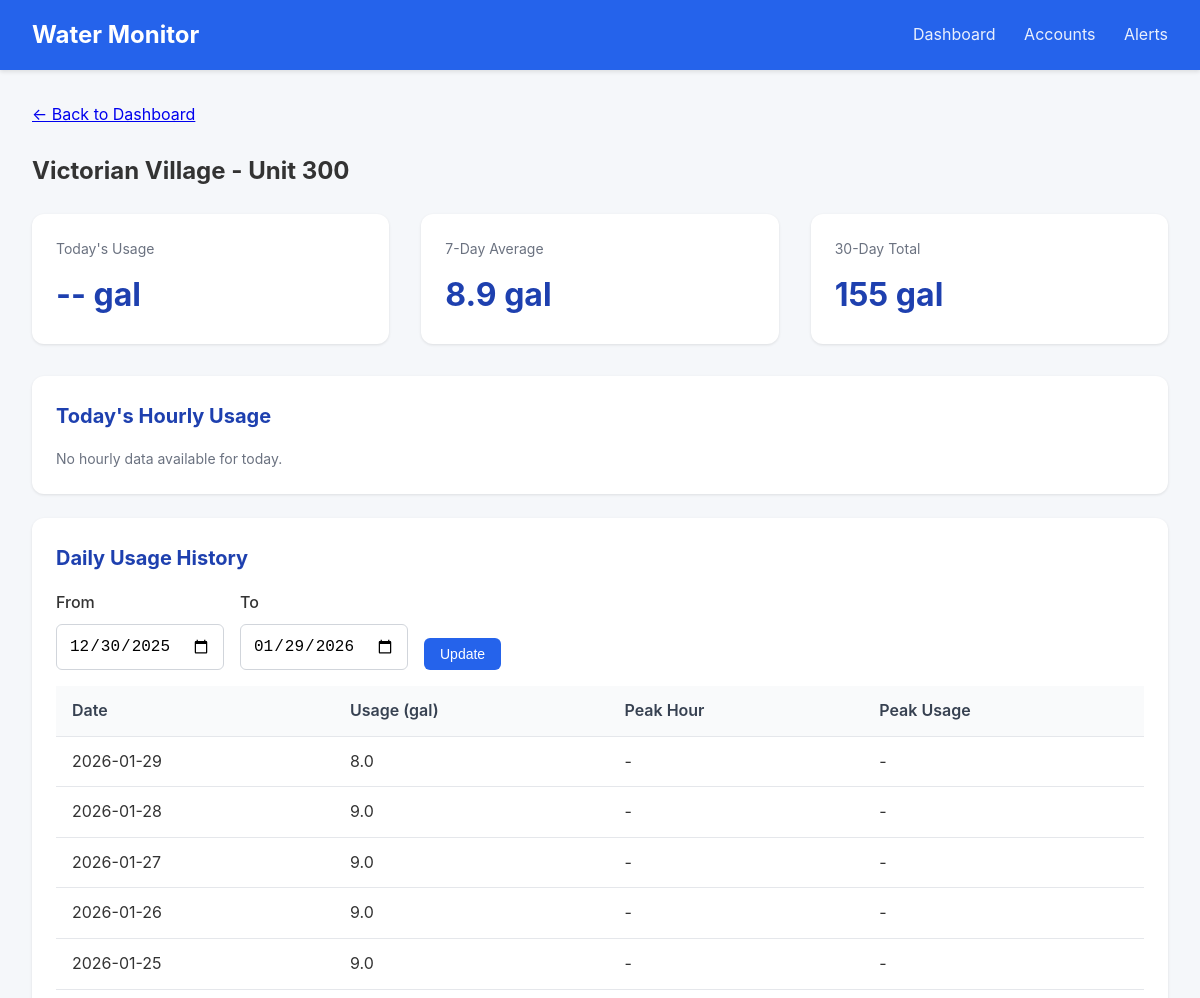
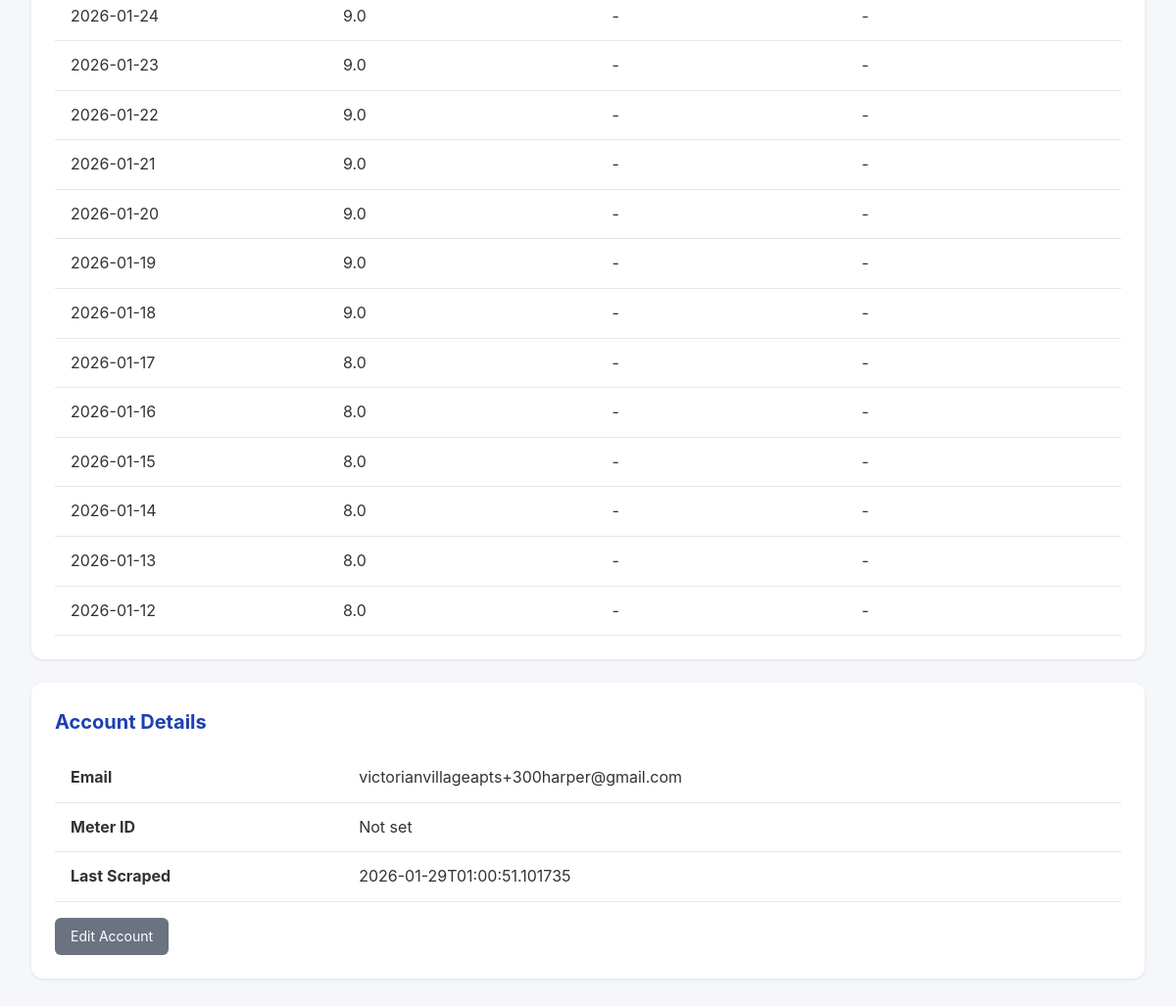
/meter/2, run on the app's committed database (2 pictures, top to bottom).
### tables this page shows
CREATE TABLE accounts (
                id INTEGER PRIMARY KEY AUTOINCREMENT,
                email TEXT UNIQUE NOT NULL,
                password_encrypted TEXT NOT NULL,
                meter_id TEXT,
                account_number TEXT,
                address TEXT,
                building_name TEXT,
                unit_number TEXT,
                is_active INTEGER DEFAULT 1,
                last_scraped TIMESTAMP,
                created_at TIMESTAMP DEFAULT CURRENT_TIMESTAMP
            , avg_12mo REAL, monthly_usage REAL, unit_count INTEGER DEFAULT 1, leak_alerts INTEGER DEFAULT 1, min_overage_pct INTEGER DEFAULT 10);

CREATE TABLE daily_summaries (
                id INTEGER PRIMARY KEY AUTOINCREMENT,
                account_id INTEGER NOT NULL,
                reading_date DATE NOT NULL,
                total_usage_gallons REAL,
                peak_hour INTEGER,
                peak_usage_gallons REAL,
                created_at TIMESTAMP DEFAULT CURRENT_TIMESTAMP,
                FOREIGN KEY (account_id) REFERENCES accounts(id),
                UNIQUE(account_id, reading_date)
            );

### app.py (the view)
@app.route('/meter/<int:account_id>')
def meter_detail(account_id):
    account = db.get_account(account_id)
    if not account:
        flash('Meter not found', 'error')
        return redirect(url_for('dashboard'))
    end_date = date.today()
    start_date = end_date - timedelta(days=30)
    if request.args.get('start_date'):
        start_date = datetime.strptime(request.args.get('start_date'), '%Y-%m-%d').date()
    if request.args.get('end_date'):
        end_date = datetime.strptime(request.args.get('end_date'), '%Y-%m-%d').date()
    daily_data = db.get_daily_summaries(account_id, start_date, end_date)
    hourly_data = db.get_hourly_readings(account_id, date.today())
    return render_template('meter_detail.html',
                           account=account,
                           daily_data=daily_data,
                           hourly_data=hourly_data,
                           start_date=start_date,
                           end_date=end_date)

### database.py (called while the page is built)
@contextmanager
def get_db():
    conn = sqlite3.connect(config.DATABASE_PATH)
    conn.row_factory = sqlite3.Row
    try:
        yield conn
        conn.commit()
    finally:
        conn.close()

def get_account(account_id: int) -> Optional[dict]:
    with get_db() as conn:
        cursor = conn.cursor()
        cursor.execute('SELECT * FROM accounts WHERE id = ?', (account_id,))
        row = cursor.fetchone()
        if row:
            return dict(row)
    return None

def get_hourly_readings(account_id: int, reading_date: date) -> list:
    with get_db() as conn:
        cursor = conn.cursor()
        cursor.execute('''
            SELECT * FROM hourly_readings
            WHERE account_id = ? AND reading_date = ?
            ORDER BY hour
        ''', (account_id, reading_date))
        return [dict(row) for row in cursor.fetchall()]

def get_daily_summaries(account_id: int, start_date: date = None, end_date: date = None) -> list:
    with get_db() as conn:
        cursor = conn.cursor()
        query = 'SELECT * FROM daily_summaries WHERE account_id = ?'
        params = [account_id]
        if start_date:
            query += ' AND reading_date >= ?'
            params.append(start_date)
        if end_date:
            query += ' AND reading_date <= ?'
            params.append(end_date)
        query += ' ORDER BY reading_date DESC'
        cursor.execute(query, params)
        return [dict(row) for row in cursor.fetchall()]

### templates/meter_detail.html (shortened to what this page needs)
{% extends "base.html" %}
{% block content %}
<div style="margin-bottom: 1.5rem;">
    <a href="{{ url_for('dashboard') }}">&larr; Back to Dashboard</a>
</div>
<h2 style="margin-bottom: 1.5rem;">
    {{ account.building_name or 'Unknown Building' }} - Unit {{ account.unit_number or 'N/A' }}
</h2>
<div class="stats">
    <div class="stat-card">
        <div class="label">Today's Usage</div>
        <div class="value">
            {% if daily_data and daily_data[0].reading_date == today %}
                {{ "%.1f"|format(daily_data[0].total_usage_gallons or 0) }} gal
            {% else %}
                -- gal
            {% endif %}
        </div>
    </div>
    <div class="stat-card">
        <div class="label">7-Day Average</div>
        <div class="value">
            {% set week_total = daily_data[:7]|sum(attribute='total_usage_gallons') %}
            {{ "%.1f"|format(week_total / 7) if daily_data else '--' }} gal
        </div>
    </div>
    <div class="stat-card">
        <div class="label">30-Day Total</div>
        <div class="value">
            {% set month_total = daily_data|sum(attribute='total_usage_gallons') %}
            {{ "%.0f"|format(month_total) if daily_data else '--' }} gal
        </div>
    </div>
</div>
<div class="card">
    <h2>Today's Hourly Usage</h2>
    {% if hourly_data %}
    <div style="display: flex; align-items: flex-end; height: 200px; gap: 4px; padding: 1rem 0;">
        {% set max_hourly = hourly_data|map(attribute='usage_gallons')|max or 1 %}
        {% for hour in hourly_data %}
        <div style="flex: 1; display: flex; flex-direction: column; align-items: center;">
            <div style="background: #2563eb; width: 100%;
                        height: {{ (hour.usage_gallons or 0) / max_hourly * 150 }}px;
                        border-radius: 4px 4px 0 0;"></div>
            <div style="font-size: 0.7rem; color: #6b7280; margin-top: 4px;">{{ hour.hour }}</div>
        </div>
        {% endfor %}
    </div>
    <p class="text-muted">Hours (0-23)</p>
    {% else %}
    <p class="text-muted">No hourly data available for today.</p>
    {% endif %}
</div>
<div class="card">
    <h2>Daily Usage History</h2>
    <form method="GET" style="display: flex; gap: 1rem; margin-bottom: 1rem;">
        <div class="form-group" style="margin-bottom: 0;">
            <label for="start_date">From</label>
            <input type="date" id="start_date" name="start_date" value="{{ start_date }}">
        </div>
        <div class="form-group" style="margin-bottom: 0;">
            <label for="end_date">To</label>
            <input type="date" id="end_date" name="end_date" value="{{ end_date }}">
        </div>
        <div class="form-group" style="margin-bottom: 0; display: flex; align-items: flex-end;">
            <button type="submit" class="btn btn-primary">Update</button>
        </div>
    </form>
    {% if daily_data %}
    <table>
        <thead>
            <tr>
                <th>Date</th>
                <th>Usage (gal)</th>
                <th>Peak Hour</th>
                <th>Peak Usage</th>
            </tr>
        </thead>
        <tbody>
            {% for day in daily_data %}
            <tr>
                <td>{{ day.reading_date }}</td>
                <td>{{ "%.1f"|format(day.total_usage_gallons or 0) }}</td>
                <td>{{ day.peak_hour if day.peak_hour is not none else '-' }}{% if day.peak_hour is not none %}:00{% endif %}</td>
                <td>{{ "%.1f"|format(day.peak_usage_gallons or 0) if day.peak_usage_gallons else '-' }}</td>
            </tr>
            {% endfor %}
        </tbody>
    </table>
    {% else %}
    <p class="text-muted">No usage data available for this period.</p>
    {% endif %}
</div>
<div class="card">
    <h2>Account Details</h2>
    <table>
        <tr><td><strong>Email</strong></td><td>{{ account.email }}</td></tr>
        <tr><td><strong>Meter ID</strong></td><td>{{ account.meter_id or 'Not set' }}</td></tr>
        <tr><td><strong>Last Scraped</strong></td><td>{{ account.last_scraped or 'Never' }}</td></tr>
    </table>
    <div class="mt-4">
        <a href="{{ url_for('edit_account', account_id=account.id) }}" class="btn btn-secondary">Edit Account</a>
    </div>
</div>
{% endblock %}

### templates/base.html (style rules this page uses)
* { box-sizing: border-box; margin: 0; padding: 0; }
body { font-family: -apple-system, BlinkMacSystemFont, 'Segoe UI', Roboto, Oxygen, Ubuntu, sans-serif; background: #f5f7fa; color: #333; line-height: 1.6; }
.card { background: white; border-radius: 12px; box-shadow: 0 1px 3px rgba(0,0,0,0.1); padding: 1.5rem; margin-bottom: 1.5rem; }
.card h2 { margin-bottom: 1rem; color: #1e40af; font-size: 1.25rem; }
.stats { display: flex; gap: 2rem; margin-bottom: 2rem; }
.stat-card { background: white; border-radius: 12px; padding: 1.5rem; box-shadow: 0 1px 3px rgba(0,0,0,0.1); flex: 1; }
.stat-card .label { color: #6b7280; font-size: 0.875rem; margin-bottom: 0.5rem; }
.stat-card .value { font-size: 2rem; font-weight: 700; color: #1e40af; }
table { width: 100%; border-collapse: collapse; }
th, td { padding: 0.75rem 1rem; text-align: left; border-bottom: 1px solid #e5e7eb; }
th { background: #f9fafb; font-weight: 600; color: #374151; }
.btn { display: inline-block; padding: 0.5rem 1rem; border-radius: 6px; text-decoration: none; font-size: 0.875rem; cursor: pointer; border: none; }
.btn-primary { background: #2563eb; color: white; }
.btn-secondary { background: #6b7280; color: white; }
.form-group { margin-bottom: 1rem; }
.form-group label { display: block; margin-bottom: 0.5rem; font-weight: 500; }
.form-group input, .form-group select { width: 100%; padding: 0.75rem; border: 1px solid #d1d5db; border-radius: 6px; font-size: 1rem; }
.text-muted { color: #6b7280; font-size: 0.875rem; }
.mt-4 { margin-top: 1rem; }

### data on the page
accounts: building_name "Victorian Village", unit_number "300", email "victorianvillageapts+300harper@gmail.com", last_scraped "2026-01-29T01:00:51.101735"
daily_summaries: reading_date "2026-01-29", total_usage_gallons "8.0", peak_hour "-", peak_usage_gallons "-"
daily_summaries: reading_date "2026-01-28", total_usage_gallons "9.0", peak_hour "-", peak_usage_gallons "-"
daily_summaries: reading_date "2026-01-27", total_usage_gallons "9.0", peak_hour "-", peak_usage_gallons "-"
daily_summaries: reading_date "2026-01-26", total_usage_gallons "9.0", peak_hour "-", peak_usage_gallons "-"
daily_summaries: reading_date "2026-01-25", total_usage_gallons "9.0", peak_hour "-", peak_usage_gallons "-"
daily_summaries: reading_date "2026-01-24", total_usage_gallons "9.0", peak_hour "-", peak_usage_gallons "-"
daily_summaries: reading_date "2026-01-23", total_usage_gallons "9.0", peak_hour "-", peak_usage_gallons "-"
daily_summaries: reading_date "2026-01-22", total_usage_gallons "9.0", peak_hour "-", peak_usage_gallons "-"
daily_summaries: reading_date "2026-01-21", total_usage_gallons "9.0", peak_hour "-", peak_usage_gallons "-"
daily_summaries: reading_date "2026-01-20", total_usage_gallons "9.0", peak_hour "-", peak_usage_gallons "-"
daily_summaries: reading_date "2026-01-19", total_usage_gallons "9.0", peak_hour "-", peak_usage_gallons "-"
daily_summaries: reading_date "2026-01-18", total_usage_gallons "9.0", peak_hour "-", peak_usage_gallons "-"
daily_summaries: reading_date "2026-01-17", total_usage_gallons "8.0", peak_hour "-", peak_usage_gallons "-"
daily_summaries: reading_date "2026-01-16", total_usage_gallons "8.0", peak_hour "-", peak_usage_gallons "-"
daily_summaries: reading_date "2026-01-15", total_usage_gallons "8.0", peak_hour "-", peak_usage_gallons "-"
daily_summaries: reading_date "2026-01-14", total_usage_gallons "8.0", peak_hour "-", peak_usage_gallons "-"
daily_summaries: reading_date "2026-01-13", total_usage_gallons "8.0", peak_hour "-", peak_usage_gallons "-"
daily_summaries: reading_date "2026-01-12", total_usage_gallons "8.0", peak_hour "-", peak_usage_gallons "-"

### other printed values
{{ "%.1f"|format(week_total / 7) if daily_data else '--' }} "8.9"
{{ "%.0f"|format(month_total) if daily_data else '--' }} "155"
{{ account.meter_id or 'Not set' }} "Not set"
